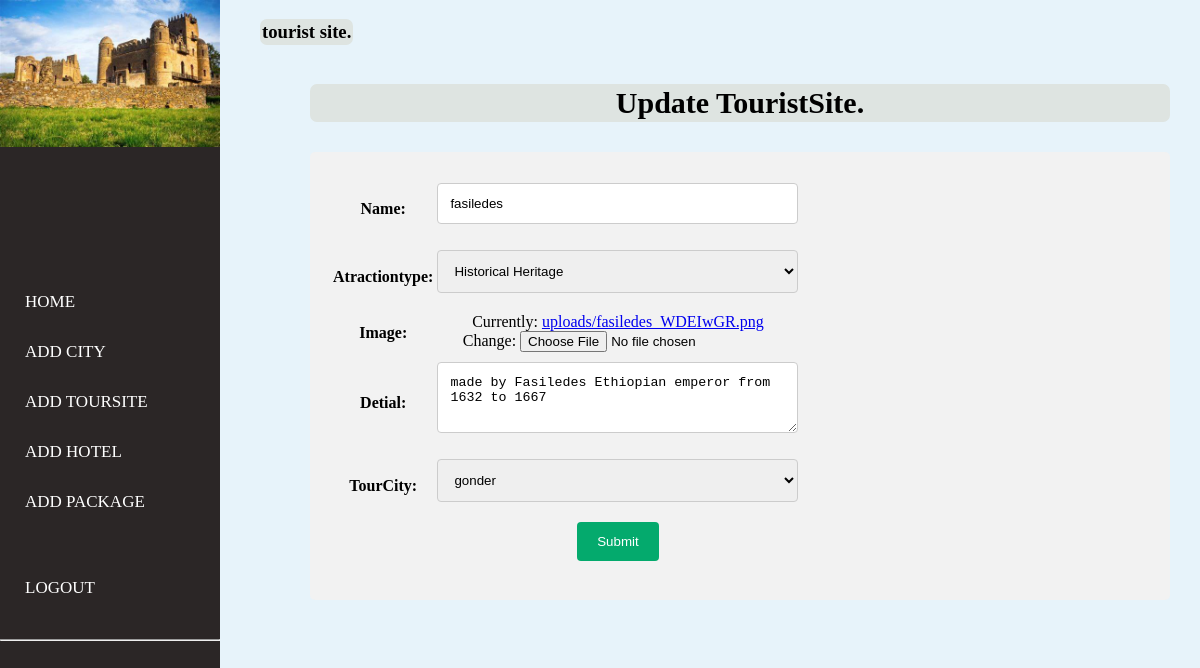
Page /dashboard/edit_toursite/1 on the committed database.
### tour/models.py (models this page shows, shortened)
class TouristSite(models.Model):
    name=models.CharField(max_length=100)
    atractionType=models.CharField(max_length=200, null=True, choices=AtractionType, blank=True)
    image=models.ImageField(upload_to ='uploads',null=True)
    detial=models.CharField(max_length=500)
    created=models.DateTimeField(auto_now_add=True)
    tourCity=models.ForeignKey(City,null=True, related_name='tourcity',on_delete= models.SET_NULL,blank=True)

class City(models.Model):
    name=models.CharField(max_length=100)
    image=models.ImageField(upload_to ='uploads')
    created=models.DateTimeField(auto_now_add=True)
    def __str__(self):
        return self.name

### dashbord/views.py (the view)
# urls.py: path('edit_toursite/<Toursite_id>', views.edit_toursite, name='edit_toursite'),
def edit_toursite(request,Toursite_id):
    cri = TouristSite.objects.get(id=Toursite_id)
    forms = toursiteForm(instance=cri)
    if request.method == 'POST':
        forms = toursiteForm(request.POST, instance=cri)
        if forms.is_valid():
            forms.save()
            return redirect('toursite_list')
    context = {
        'form': forms
    }
    return render(request, 'toursite/edit_toursite.html', context)

### dashbord/forms.py
class toursiteForm(forms.ModelForm):
    atractionType=forms.ChoiceField(choices=TouristType)
    detial= forms.CharField(widget=forms.Textarea(attrs={'rows':3}))
    image=forms.ImageField()
    class Meta:
        model=TouristSite
        exclude = ('created',)

### dashbord/templates/toursite/edit_toursite.html (shortened to what this page needs)
{% comment %} {% extends 'index.html' %} {% endcomment %} {% load static %} {% block content %}
{% include "../ex.html" %}
<div class="wrapper">
    <div class="section">
        <div class="box-area">
            <h3 style="float:left"> tourist site. </h3> <br><br>
            <section>
                <br>
                <center>
                    <h3 class="font">Update TouristSite.</h3>
                </center>
                <div class="container">
                    <form method="post" action="#">
                        <table>
                            <tr>
                                {{ form.as_table }}
                            </tr>
                            <tr>
                                <td></td>
                                <td><input type="submit" value="Submit"></td>
                            </tr>
                        </table>
                    </form>
                </div>
            </section>
        </div>
    </div>
</div>
{% endblock %}

### dashbord/templates/toursite/edit_toursite.html (style rules this page uses)
body { font-family: Arial, Helvetica, sans-serif; }
* { box-sizing: border-box; }
input[type=text], select, textarea { width: 100%; padding: 12px; border: 1px solid #ccc; border-radius: 4px; box-sizing: border-box; margin-top: 6px; margin-bottom: 16px; resize: vertical; }
input[type=submit] { background-color: #04AA6D; color: white; padding: 12px 20px; border: none; border-radius: 4px; cursor: pointer; }
.container { border-radius: 5px; background-color: #f2f2f2; padding: 20px; }

### dashbord/templates/ex.html (style rules this page uses)
body { margin: 0; padding: 0; font-family: 'montserrat'; background: rgb(231, 243, 250); }
.wrapper { margin-left: 260px; }
.section { display: grid; min-height: 100vh; }
td, th { text-align: center; }
h3 { background-color: rgb(222, 228, 225); padding: 2px; border-radius: 7px; }
.font { font-size: 30px; }
.container { margin-top: 15px; }
section { margin-left: 50px; margin-right: 30px; display: relative; }

### rows in the picture
TouristSite: name "fasiledes", atractionType "Historical Heritage", detial "made by Fasiledes Ethiopian emperor from 1632 to 1667", tourCity "gonder"
